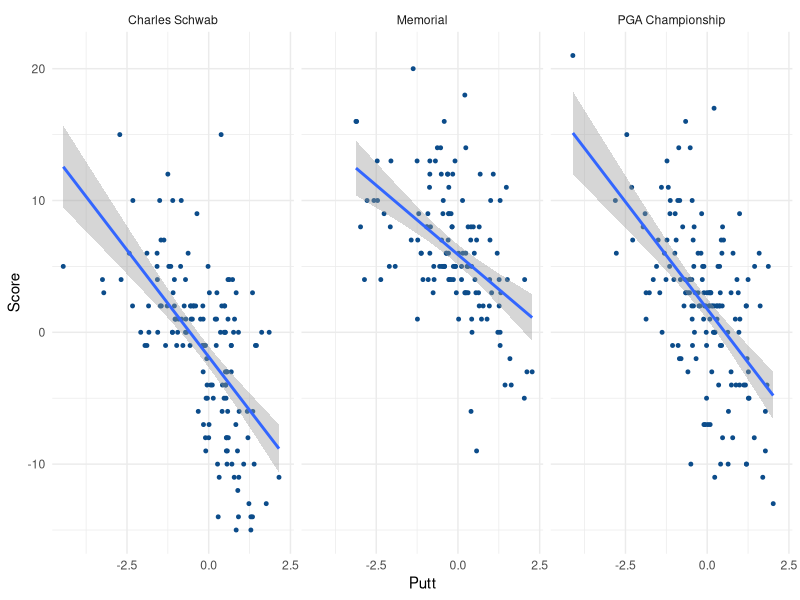
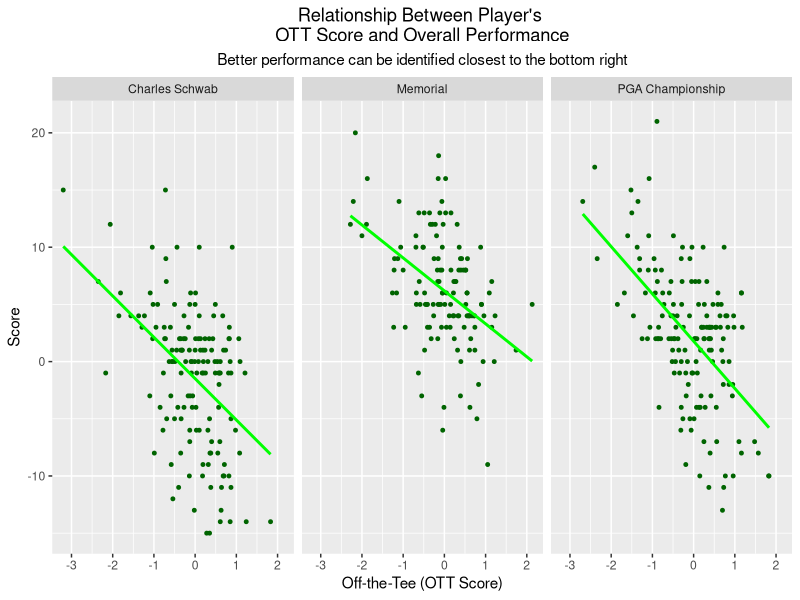
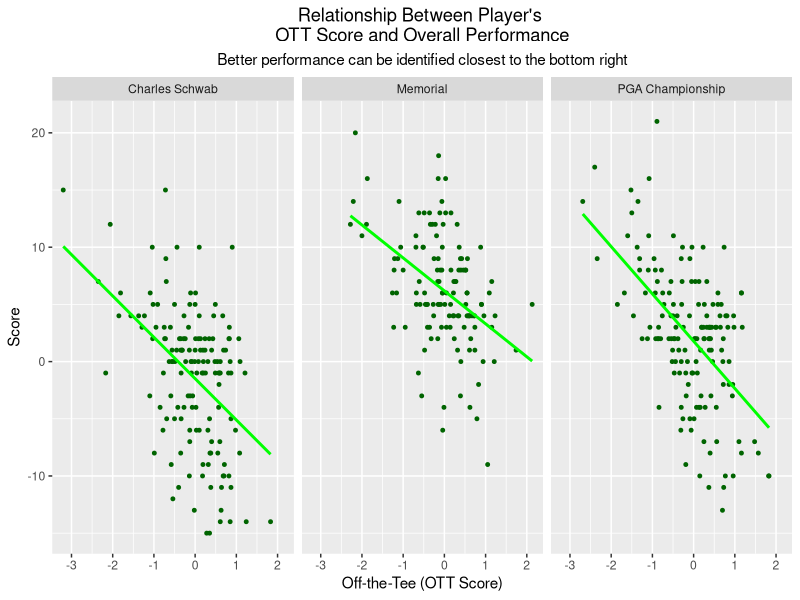

Reproduce these figures in R, in order.
## ---- chunk 1
library(tidyverse) 
## ---- chunk 2
Memfan <- read.csv("Memorial_Fantasy.csv", header = T)
Pgafan <- read.csv("PGA_Fantasy.csv", header = T)
Schfan <- read.csv("Schwab_Fantasy.csv", header = T)
Memstat<- read.delim("Memorial_Stats.txt", header = T )
Memstats <-  as.data.frame(matrix(Memstat$Data, ncol=9, byrow=TRUE))
Pgastat<- read.delim("PGA_Stats.txt", header = T)
Pgastats <-  as.data.frame(matrix(Pgastat$Data, ncol=9, byrow=TRUE))
Schstat<- read.delim("Schwab_Stats.txt", header = T)
Schstats <-  as.data.frame(matrix(Schstat$Data, ncol=9, byrow=TRUE))
## ---- chunk 3
Memorial <- Memstats %>%
  inner_join(Memfan, by=c("V2"= "Name"))
Pga <- Pgastats %>%
  inner_join(Pgafan, by=c("V2"= "Name")) 
Schwab <- Schstats %>%
  inner_join(Schfan, by=c("V2"= "Name"))
## ---- chunk 4
All <- rbind(Memorial, Pga, Schwab)
names(All)[1:9] <- c('Position', 'Player', 'Score', 
                          'Putt', 'ARG', 'App', 'OTT', 'T2G', 'Total')
All$Score <- fct_recode(All$Score, "0" = "E") 
Top10 <- 
  All %>%
  group_by(Tournament) %>%
  mutate(Score = as.numeric(as.character(factor(Score)))) %>%
  mutate(rank = rank(Score, ties.method = "min")) %>%
  mutate(top10 = if_else(rank <= 10, 'Yes', 'No')) %>%
  mutate(MadeCut = if_else(Position =='CUT', 'No', 'Yes')) %>%
  mutate(SalaryRange = ifelse(grepl("6", Salary), "6000s",
                       ifelse(grepl("7", Salary), "7000s",
                       ifelse(grepl("8", Salary), "8000s",
                       ifelse(grepl("9" , Salary), "9000s",
                       ifelse(grepl("10", Salary), "10000s", "11000s"))))))
TournPlayed <- All %>%
  select((Player)) %>%
  group_by(Player) %>%
  mutate(tournplayed = n()) %>%
  distinct()
AvgScore <- All %>%
    select(Player, Score, Tournament) %>%
    mutate(Score = as.numeric(as.character(factor(Score)))) %>%
    spread(Tournament, Score) %>%
    mutate(avg = round(rowMeans(.[2:4], na.rm=TRUE), 1))
Results_Player <- Top10 %>%
  left_join(TournPlayed, by = "Player")
AllResults <- Results_Player %>%
  left_join(AvgScore, by = "Player") %>%
  mutate(Putt = as.numeric(Putt), 
         OTT = as.numeric(OTT))
## ---- chunk 5
AllResults %>%
  ggplot(aes(x = Putt, y = Score)) +
  geom_point(size = 1L, colour = "#0c4c8a") +
  theme_minimal() +
  facet_wrap(~Tournament)+
  stat_smooth(method = "lm")
## ---- chunk 6
ggplot(AllResults, aes(x = OTT, y = Score)) + 
  geom_point(size = 1,
             colour = "Dark Green", 
             na.rm = T) + # Remove obs with missing values
  stat_smooth(method = "lm", se = FALSE, 
              color = 'Green', na.rm = T) + # Add a fitted linear regression line
  theme(plot.title = element_text(hjust = 0.5), 
        plot.subtitle = element_text(hjust = 0.5)) +
  facet_wrap(~Tournament, ncol = 3) +
  labs(title = "Relationship Between Player's \nOTT Score and Overall Performance",
       subtitle = "Better performance can be identified closest to the bottom right",
       x = "Off-the-Tee (OTT Score)", 
       y = "Score")

# Save the graph as a PNG file
ggsave("OTTScores.png",
       device = "png",
       width = 8,
       height = 3.5,
       units = "in",
       dpi = 350)
